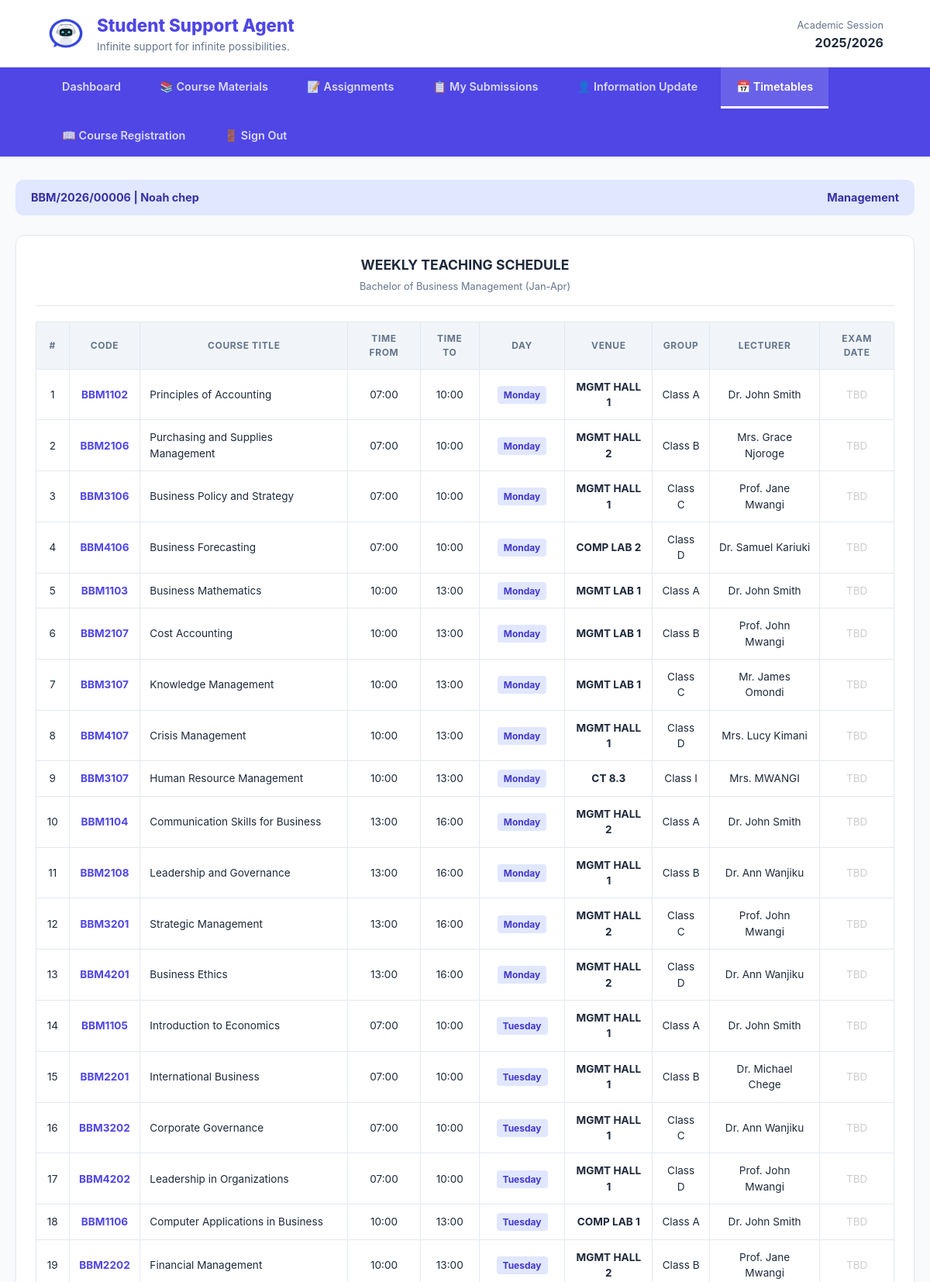
The app's page /Student/teaching_timetable.php (signed in, upper part) with its own data.
### tables this page shows
CREATE TABLE `users` (
  `id` int(11) NOT NULL,
  `full_name` varchar(100) NOT NULL,
  `reg_number` varchar(50) NOT NULL,
  `email` varchar(100) NOT NULL,
  `password` varchar(255) NOT NULL,
  `password_changed` tinyint(1) NOT NULL DEFAULT 0,
  `role` enum('student','admin','lecturer') NOT NULL DEFAULT 'student',
  `department` varchar(100) NOT NULL,
  `phone` varchar(20) DEFAULT NULL,
  `created_at` timestamp NOT NULL DEFAULT current_timestamp(),
  `survey_done` tinyint(1) DEFAULT 0,
  `reset_token` varchar(255) DEFAULT NULL,
  `reset_expires` datetime DEFAULT NULL
);

CREATE TABLE `timetable` (
  `id` int(11) NOT NULL,
  `unit_code` varchar(20) DEFAULT NULL,
  `course_title` varchar(100) DEFAULT NULL,
  `department` varchar(50) DEFAULT NULL,
  `time_from` varchar(10) DEFAULT NULL,
  `time_to` varchar(10) DEFAULT NULL,
  `day_of_week` enum('Monday','Tuesday','Wednesday','Thursday','Friday','Saturday','Sunday') DEFAULT NULL,
  `venue` varchar(50) DEFAULT NULL,
  `unit_group` varchar(20) DEFAULT NULL,
  `lecturer` varchar(50) DEFAULT NULL,
  `exam_date` date DEFAULT NULL,
  `semester` enum('1','2','3') NOT NULL,
  `year_level` enum('First Year','Second Year','Third Year','Fourth Year') NOT NULL,
  `academic_year` year(4) NOT NULL,
  `created_at` timestamp NOT NULL DEFAULT current_timestamp()
);

### Student/teaching_timetable.php (the view, shortened to what this page needs)
<?php
$conn = mysqli_connect("localhost", "root", "", "Portal-Asisstant-AI");
$user_id = $_SESSION['user_id'] ?? 1;
$user_q = mysqli_query($conn, "SELECT * FROM users WHERE id='$user_id'");
$user = mysqli_fetch_assoc($user_q);
$reg_number = $user['reg_number'];
$full_name  = $user['full_name'];
$student_department = $user['department'];
$semester = "Jan-Apr";
$academic_year = "2025/2026";
$timetable_q = mysqli_query(
    $conn,
    "SELECT * FROM timetable
     WHERE department = '$student_department'
     ORDER BY FIELD(day_of_week, 'Monday', 'Tuesday', 'Wednesday', 'Thursday', 'Friday', 'Saturday', 'Sunday'),
     time_from ASC"
);
$program_name = "";
switch($student_department) {
    case 'Management':
        $program_name = "Bachelor of Business Management";
        break;
}
?>
<!DOCTYPE html>
<html lang="en">
<head>
</head>
<body>
<header>
    <div class="branding">
        <img src="../Images/logo.jpg" class="logoimg" alt="Logo">
        <div>
            <h1>Student Support Agent</h1>
            <small>Infinite support for infinite possibilities.</small>
        </div>
    </div>
    <div style="text-align: right;">
        <span style="font-size: 0.8rem; color: var(--text-light);">Academic Session</span><br>
        <strong><?php echo $academic_year; ?></strong>
    </div>
</header>
<nav>
    <a href="home.php?page=dashboard">Dashboard</a>
    <a href="home.php?page=materials">📚 Course Materials</a>
    <a href="home.php?page=assignments">📝 Assignments</a>
    <a href="home.php?page=my_submissions">📋 My Submissions</a>
    <a href="personal_information.php">👤 Information Update</a>
    <a href="teaching_timetable.php" class="active">📅 Timetables</a>
    <a href="registration.php">📖 Course Registration</a>
    <a href="../logout.php">🚪 Sign Out</a>
</nav>
<div class="container">
    <div class="student-strip">
        <span><?php echo "$reg_number | $full_name"; ?></span>
        <span><?php echo $student_department; ?></span>
    </div>
    <div class="card">
        <div class="card-title">
            WEEKLY TEACHING SCHEDULE<br>
            <span style="font-size: 0.8rem; font-weight: 400; color: var(--text-light);"><?php echo $program_name; ?> (<?php echo $semester; ?>)</span>
        </div>
        <table>
            <thead>
                <tr>
                    <th>#</th>
                    <th>Code</th>
                    <th>Course Title</th>
                    <th>Time From</th>
                    <th>Time To</th>
                    <th>Day</th>
                    <th>Venue</th>
                    <th>Group</th>
                    <th>Lecturer</th>
                    <th>Exam Date</th>
                </tr>
            </thead>
            <tbody>
                <?php
                $counter = 1;
                if (mysqli_num_rows($timetable_q) > 0) {
                    while ($row = mysqli_fetch_assoc($timetable_q)) {
                        echo "<tr>
                            <td>{$counter}</td>
                            <td class='unit-code'>{$row['unit_code']}</td>
                            <td style='text-align:left;'>{$row['course_title']}</td>
                            <td>" . date("H:i", strtotime($row['time_from'])) . "</td>
                            <td>" . date("H:i", strtotime($row['time_to'])) . "</td>
                            <td><span class='day-badge'>{$row['day_of_week']}</span></td>
                            <td><strong>{$row['venue']}</strong></td>
                            <td>{$row['unit_group']}</td>
                            <td>{$row['lecturer']}</td>
                            <td>" . ($row['exam_date'] ?: '<span style="color:#ccc;">TBD</span>') . "</td>
                        </tr>";
                        $counter++;
                    }
                } else {
                    echo "<tr><td colspan='10' class='no-data'>
                        <strong>⚠️ No timetable found for your department.</strong><br><br>
                        Your department: <strong>{$student_department}</strong><br>
                        Please contact the academic office or ask the admin to schedule units for your department.
                    </td></tr>";
                }
                ?>
            </tbody>
        </table>
    </div>
</div>
</body>
</html>

### Student/teaching_timetable.php (style rules this page uses)
:root { --primary: #4f46e5; --primary-dark: #3730a3; --bg: #f8fafc; --white: #ffffff; --text-main: #1e293b; --text-light: #64748b; --border: #e2e8f0; }
body { font-family: 'Inter', system-ui, sans-serif; background: var(--bg); color: var(--text-main); margin: 0; line-height: 1.5; }
header { background: var(--white); border-bottom: 1px solid var(--border); padding: 1rem 5%; display: flex; align-items: center; justify-content: space-between; }
.branding { display: flex; align-items: center; gap: 15px; }
.logoimg { height: 50px; border-radius: 8px; }
.branding h1 { margin: 0; font-size: 1.4rem; color: var(--primary); font-weight: 800; }
.branding small { color: var(--text-light); display: block; font-size: 0.85rem; }
nav { background: var(--primary); padding: 0 5%; display: flex; gap: 10px; flex-wrap: wrap; }
nav a { color: rgba(255,255,255,0.8); text-decoration: none; padding: 14px 20px; font-size: 0.9rem; font-weight: 600; transition: 0.3s; border-bottom: 3px solid transparent; }
nav a.active { color: white; border-bottom: 3px solid white; background: rgba(255,255,255,0.15); }
.container { max-width: 1200px; margin: 30px auto; padding: 0 20px; }
.student-strip { background: #e0e7ff; padding: 12px 20px; border-radius: 10px; margin-bottom: 25px; display: flex; justify-content: space-between; align-items: center; color: var(--primary-dark); font-weight: 700; font-size: 0.9rem; flex-wrap: wrap; gap: 10px; }
.card { background: var(--white); border-radius: 12px; box-shadow: 0 4px 6px -1px rgba(0,0,0,0.05); padding: 25px; border: 1px solid var(--border); overflow-x: auto; }
.card-title { font-size: 1.1rem; font-weight: 700; margin-bottom: 20px; color: var(--text-main); border-bottom: 1px solid var(--border); padding-bottom: 12px; text-align: center; }
table { width: 100%; border-collapse: collapse; min-width: 900px; }
th { text-align: center; background: #f1f5f9; padding: 12px; font-size: 0.75rem; text-transform: uppercase; letter-spacing: 0.05em; color: var(--text-light); border: 1px solid var(--border); }
td { padding: 12px; border: 1px solid var(--border); font-size: 0.85rem; text-align: center; }
.unit-code { font-weight: 700; color: var(--primary); }
.day-badge { background: #e0e7ff; color: #4338ca; padding: 4px 8px; border-radius: 4px; font-weight: 700; font-size: 0.75rem; }

### records on screen
users: reg_number "BBM/2026/00006", full_name "Noah chep", department "Management", department "Bachelor of Business Management"
timetable: unit_code "BBM1102", course_title "Principles of Accounting", time_from "07:00", time_to "10:00", day_of_week "Monday", venue "MGMT HALL 1", unit_group "Class A", lecturer "Dr. John Smith", exam_date "TBD"
timetable: unit_code "BBM2106", course_title "Purchasing and Supplies Management", time_from "07:00", time_to "10:00", day_of_week "Monday", venue "MGMT HALL 2", unit_group "Class B", lecturer "Mrs. Grace Njoroge", exam_date "TBD"
timetable: unit_code "BBM3106", course_title "Business Policy and Strategy", time_from "07:00", time_to "10:00", day_of_week "Monday", venue "MGMT HALL 1", unit_group "Class C", lecturer "Prof. Jane Mwangi", exam_date "TBD"
timetable: unit_code "BBM4106", course_title "Business Forecasting", time_from "07:00", time_to "10:00", day_of_week "Monday", venue "COMP LAB 2", unit_group "Class D", lecturer "Dr. Samuel Kariuki", exam_date "TBD"
timetable: unit_code "BBM1103", course_title "Business Mathematics", time_from "10:00", time_to "13:00", day_of_week "Monday", venue "MGMT LAB 1", unit_group "Class A", lecturer "Dr. John Smith", exam_date "TBD"
timetable: unit_code "BBM2107", course_title "Cost Accounting", time_from "10:00", time_to "13:00", day_of_week "Monday", venue "MGMT LAB 1", unit_group "Class B", lecturer "Prof. John Mwangi", exam_date "TBD"
timetable: unit_code "BBM3107", course_title "Knowledge Management", time_from "10:00", time_to "13:00", day_of_week "Monday", venue "MGMT LAB 1", unit_group "Class C", lecturer "Mr. James Omondi", exam_date "TBD"
timetable: unit_code "BBM4107", course_title "Crisis Management", time_from "10:00", time_to "13:00", day_of_week "Monday", venue "MGMT HALL 1", unit_group "Class D", lecturer "Mrs. Lucy Kimani", exam_date "TBD"
timetable: unit_code "BBM3107", course_title "Human Resource Management", time_from "10:00", time_to "13:00", day_of_week "Monday", venue "CT 8.3", unit_group "Class I", lecturer "Mrs. MWANGI", exam_date "TBD"
timetable: unit_code "BBM1104", course_title "Communication Skills for Business", time_from "13:00", time_to "16:00", day_of_week "Monday", venue "MGMT HALL 2", unit_group "Class A", lecturer "Dr. John Smith", exam_date "TBD"
timetable: unit_code "BBM2108", course_title "Leadership and Governance", time_from "13:00", time_to "16:00", day_of_week "Monday", venue "MGMT HALL 1", unit_group "Class B", lecturer "Dr. Ann Wanjiku", exam_date "TBD"
timetable: unit_code "BBM3201", course_title "Strategic Management", time_from "13:00", time_to "16:00", day_of_week "Monday", venue "MGMT HALL 2", unit_group "Class C", lecturer "Prof. John Mwangi", exam_date "TBD"
timetable: unit_code "BBM4201", course_title "Business Ethics", time_from "13:00", time_to "16:00", day_of_week "Monday", venue "MGMT HALL 2", unit_group "Class D", lecturer "Dr. Ann Wanjiku", exam_date "TBD"
timetable: unit_code "BBM1105", course_title "Introduction to Economics", time_from "07:00", time_to "10:00", day_of_week "Tuesday", venue "MGMT HALL 1", unit_group "Class A", lecturer "Dr. John Smith", exam_date "TBD"
timetable: unit_code "BBM2201", course_title "International Business", time_from "07:00", time_to "10:00", day_of_week "Tuesday", venue "MGMT HALL 1", unit_group "Class B", lecturer "Dr. Michael Chege", exam_date "TBD"
timetable: unit_code "BBM3202", course_title "Corporate Governance", time_from "07:00", time_to "10:00", day_of_week "Tuesday", venue "MGMT HALL 1", unit_group "Class C", lecturer "Dr. Ann Wanjiku", exam_date "TBD"
timetable: unit_code "BBM4202", course_title "Leadership in Organizations", time_from "07:00", time_to "10:00", day_of_week "Tuesday", venue "MGMT HALL 1", unit_group "Class D", lecturer "Prof. John Mwangi", exam_date "TBD"
timetable: unit_code "BBM1106", course_title "Computer Applications in Business", time_from "10:00", time_to "13:00", day_of_week "Tuesday", venue "COMP LAB 1", unit_group "Class A", lecturer "Dr. John Smith", exam_date "TBD"
timetable: unit_code "BBM2202", course_title "Financial Management", time_from "10:00", time_to "13:00", day_of_week "Tuesday", venue "MGMT HALL 2", unit_group "Class B", lecturer "Prof. Jane Mwangi", exam_date "TBD"

### other values on screen
$academic_year "2025/2026"
$semester "Jan-Apr"
